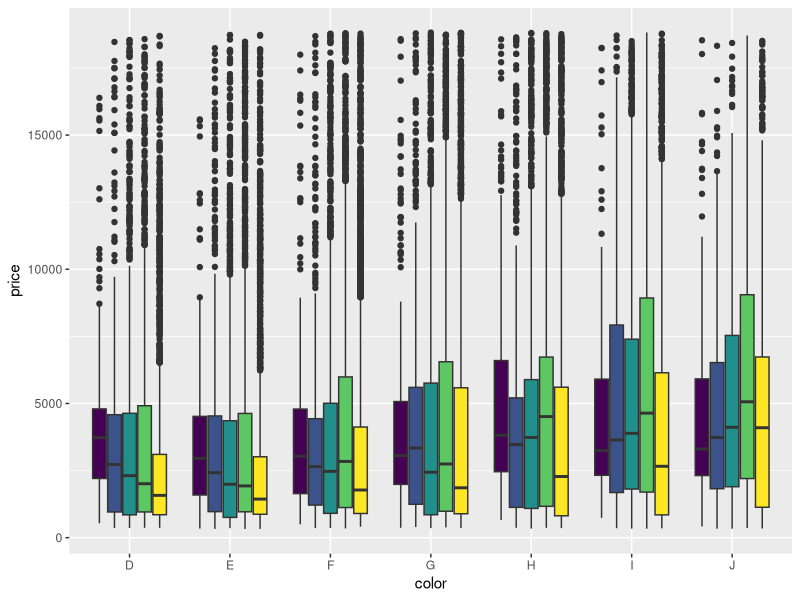
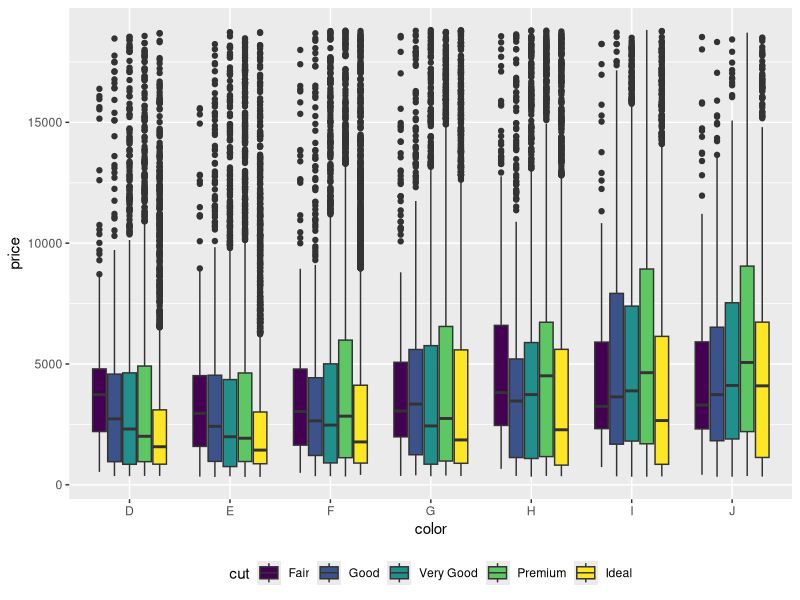
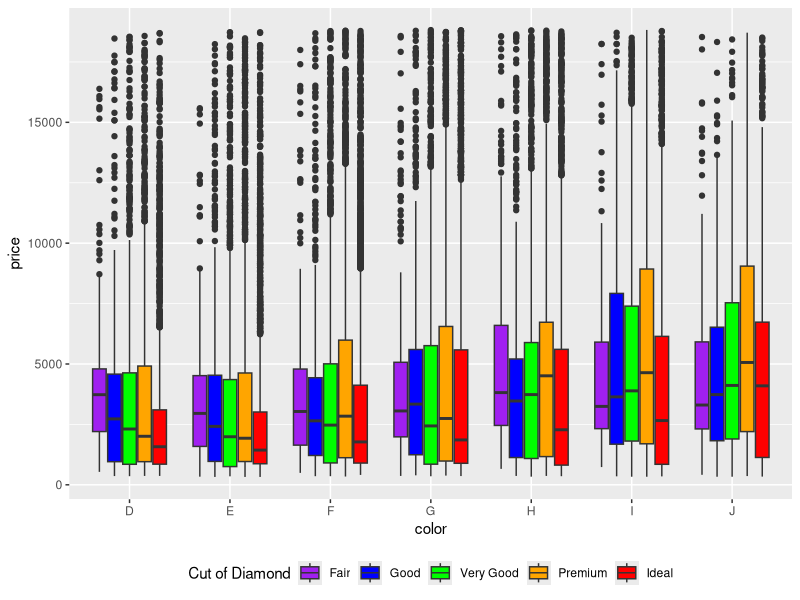

R code for these plots, in order: (Note: this script raises an error after producing the figures.)
## ---- chunk 1
data("diamonds")
library(tidyverse)
library(ggplot2)
ggplot(diamonds, aes(color, price, fill=cut))+
  geom_boxplot()+
  theme(legend.position = "none") #other arguments: top, left, right, bottom, none
## ---- chunk 2
ggplot(diamonds, aes(color, price, fill=cut))+
  geom_boxplot()+
  theme(legend.position = "bottom")
## ---- chunk 3
ggplot(diamonds, aes(color, price, fill=cut))+
  geom_boxplot()+
  theme(legend.position = "bottom")+
  scale_fill_manual(name= "Cut of Diamond", values = c("purple", "blue", "green", "orange", "red", "yellow", "pink"))
## ---- chunk 4
data(penguins)
ggplot(penguins, aes(bill_length_mm, bill_depth_mm, color=island))+
  geom_point()
## ---- chunk 5
ggplot(penguins, aes(bill_length_mm, bill_depth_mm, color=island))+
  geom_point()+
  theme_bw()+
  theme(legend.position = "top")
## ---- chunk 6
ggplot(penguins, aes(bill_length_mm, bill_depth_mm, color=island))+
  geom_point()+
  theme_bw()+
  theme(legend.position = "none")
## ---- chunk 7
ggplot(penguins, aes(bill_length_mm, bill_depth_mm, color=island))+
  geom_point()+
  theme_bw()+
  theme(legend.position = "top")+
  scale_color_manual(name="Location of Penguin", values = c("#D84797", "#94FBAB", "#3ABEFF"))
## ---- chunk 8
ggplot(penguins, aes(bill_length_mm, bill_depth_mm, color=flipper_length_mm))+
  geom_point()+
  theme_bw()
## ---- chunk 9
ggplot(diamonds, aes(color, price, color=cut))+
  geom_point()

ggplot(diamonds, aes(color, price, fill=cut))+
  geom_boxplot()+
  facet_wrap(~cut)+
  theme_bw()

ggplot(diamonds, aes(carat, price, color=cut))+
  geom_point()+
  geom_smooth(method="lm", color="black")+
  facet_wrap(~cut)+
  theme_bw()
## ---- chunk 10
ggplot(diamonds, aes(carat, price, color=cut))+
  geom_point()+
  geom_smooth(method="lm")+
  facet_wrap(~color)+
  theme_bw()
## ---- chunk 11
levels(penguins$species)<- c("Adelie Penguin", "Chinstrap Penguin", "Gentoo Penguin")

ggplot(penguins, aes(bill_length_mm, bill_depth_mm))+
  geom_point()+
  facet_wrap(~species)
## ---- chunk 12
speciesTitle<- c("Adelie Penguin"="Adelie", "Chinstrap Penguin"="Chinstrap","Gentoo Penguin"="Gentoo")

ggplot(penguins, aes(bill_length_mm, bill_depth_mm))+
  geom_point()+
  facet_wrap(~species, labeller= as_labeller(speciesTitle))
## ---- chunk 13
data("mtcars")

ggplot(mtcars, aes(mpg, hp))+
  geom_point()+
  facet_wrap(~cyl)
## ---- chunk 14

## ---- chunk 15

## ---- chunk 16

